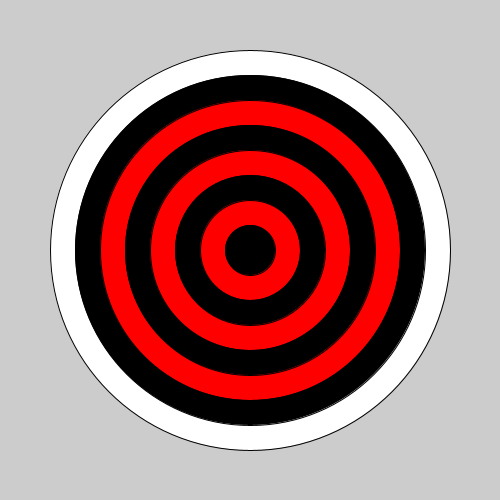
Frame 1 (no input)
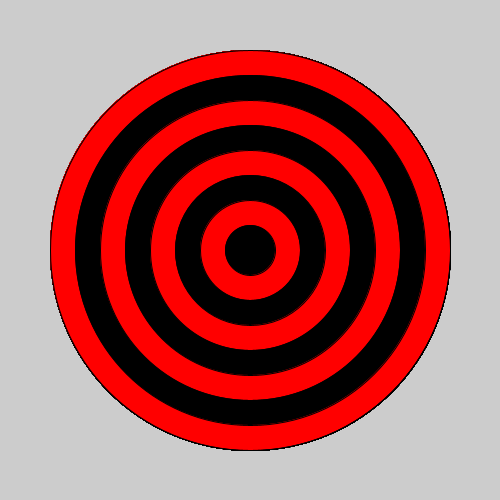
Frame 60 (the mouse pressed at the canvas centre just before this capture)
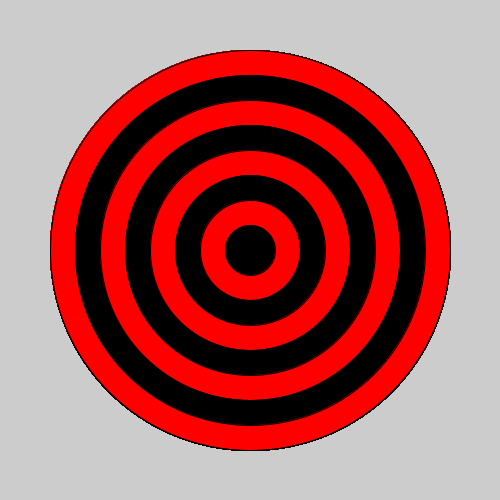
Frame 120 (the mouse held since frame 60 and released just before this capture)

The Processing sketch that drew these frames (run headless with seeded random() and noise(); from frame 60 on, the mouse is pressed at the canvas centre):

// Processing sketch: bullseye
// ── bullseye.pde

void setup() {
 
  // set the size of your sketch
  size(500,500);
}

void draw() {
  int r = 50;
  //Starting with the largest ellipse, use a for loop to draw a bullseye with ellipses.
  for (int x = 0; x < 8; x++){
     ellipse(250,250,450 - r,450 - r); 
     r += 50;
     if (x % 2 == 0) {
       fill(0,0,0);
  }  else {
       fill(255,0,0);
  }
  
  
  //Use an if statement and remainder to alternate the color of your rings.

  
 }
}
